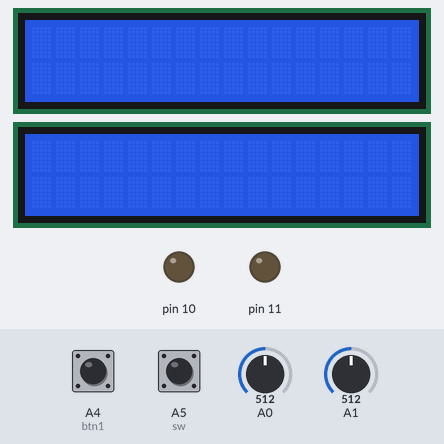
Recording of a sketch running on a simulated Arduino Uno, built with avr-gcc and run on an emulated ATmega328P. On the bench: 2 × 16×2 character LCD, output pins drawn as LEDs (lit = HIGH). The test bench sets the inputs (shaded band); at power-on: A4 (btn1) HIGH, A5 (sw) LOW, A0 = 512, A1 = 512.

Above: at 1.3 s.
1.4 s: A4 (btn1) pulled LOW for 1 s
At 1.55 s:
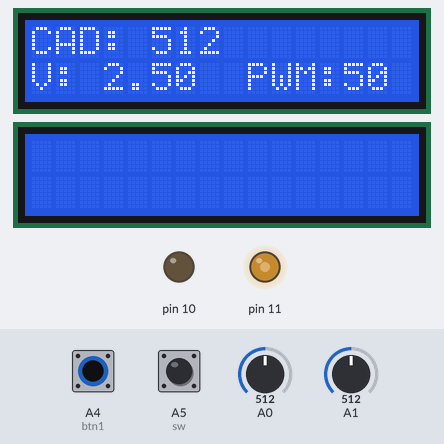
3.9 s: A5 (sw) pulled HIGH for 3.2 s
At 4.05 s:
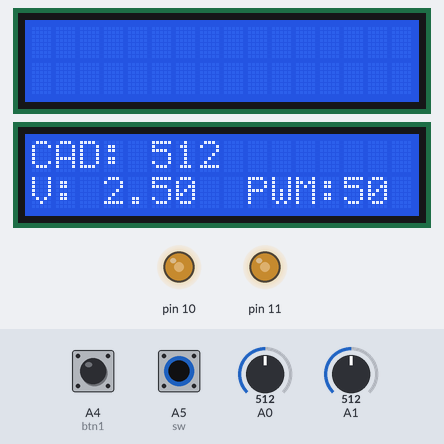
8.6 s: A4 (btn1) pulled LOW for 0.15 s
At 8.75 s:
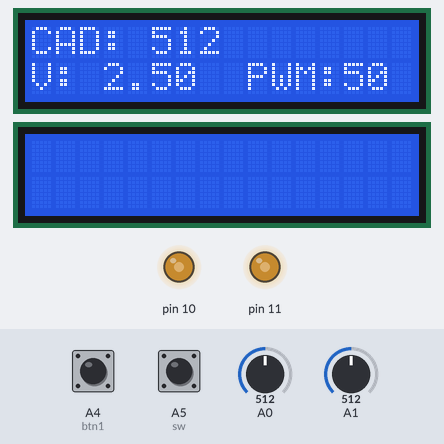
10.4 s: A4 (btn1) pulled LOW for 3.2 s
Timing chart, 0 to 13.4 s (numbered marks = the images above; inputs shaded):
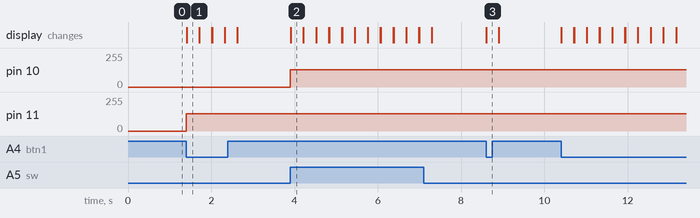

Measured:
- after the input at 1.4 s, pin 11: 0/255 → 128/255 at once; the display: changes at once (image 1)
- after the input at 3.9 s, pin 10: 0/255 → 128/255 at once; the display: changes at once (image 2)
- after the input at 8.6 s, the display: changes at once (image 3)

The sketch:

Martinez_Juan_DEBER_4.1_SE.ino
```cpp
/*
 * CAPITULO IV: PERIFERICOS ESPECIALES
 * DEBER 4.1 : DAD Y PWM
 * OBJETIVO: Realizar lecturas de conversor analogo digital para determinar la velocidad de dos motor en DC, mediante una LCD para cada motor.
 * NOMBRE: Juan Diego Martinez
 *
 *
 */
#include <LiquidCrystal.h>
const int btn1=A4;                      // creacion del boton
LiquidCrystal lcd1(13,12,5,4,3,2);      //Seleccion de pines para LCD.
int conversor1;                         //Variable para adquirir datos del conversor entre 0-1023.
float voltaje1;                         //Variable de conversion de conversor a voltaje.
int  dutty1;

const int sw=A5;                        // creacion del boton
LiquidCrystal lcd2(A2,A3,9,8,7,6);      //Seleccion de pines para LCD.
int conversor2;                         //Variable para adquirir datos del conversor entre 0-1023.
float voltaje2;                         //Variable de conversion de conversor a voltaje.
int  dutty2;

void setup() {
  lcd1.begin(16,2);                      //Inicializa la LCD.
  lcd2.begin(16,2);                      //Inicializa la LCD.
  pinMode(btn1,INPUT);                   // define al boton como entrada
  pinMode(sw,INPUT);

}

void loop() {
  if(digitalRead(btn1)==LOW)
  {
      conversor1=analogRead(A0);              //Lectura del canal A0-0-14
      voltaje1=(conversor1*5.0)/1023.0;       //Conversor de voltaje.
      dutty1=conversor1/4;                    //Cambio la escala para el dutty cicle.
      analogWrite(11,dutty1);                 //Envio de valor al pin 11.
      lcd1.setCursor(0,0);                    // posicin del cursor en la LCD
      lcd1.print("CAD: " );                   // mensaje de salida
      lcd1.setCursor(5,0);                    // posicin del cursor en la LCD
      lcd1.print(conversor1);                 // muestra el resultado del conversor
      lcd1.setCursor(0,1);                    // posicin del cursor en la LCD
      lcd1.print("V: ");                      // mensaje de salida
      lcd1.setCursor(3,1);                    // posicin del cursor en la LCD
      lcd1.print(voltaje1);                   // muestra el resultado del voltaje
      lcd1.setCursor(9,1);                    // posicin del cursor en la LCD
      lcd1.print("PWM: ");                    // mensaje de salida
      lcd1.setCursor(13,1);                   // posicin del cursor en la LCD
      lcd1.print((dutty1*100)/255);           // realiza la regla de tres
      delay(300);
      lcd1.clear();                           // limpia pantalla
  }else{
    lcd1.clear();
  }

  // otro
  if(digitalRead(sw)==HIGH)
  {
      conversor2=analogRead(A1);              //Lectura del canal A0-0-14
      voltaje2=(conversor2*5.0)/1023.0;       //Conversor de voltaje.
      dutty2=conversor2/4;                    //Cambio la escala para el dutty cicle.
      analogWrite(10,dutty2);                 //Envio de valor al pin 11.
      lcd2.setCursor(0,0);                    // posicin del cursor en la LCD
      lcd2.print("CAD: " );                   // mensaje de salida
      lcd2.setCursor(5,0);                    // posicion del cursor en la LCD
      lcd2.print(conversor2);                 // muestra el resultado del conversor
      lcd2.setCursor(0,1);                    // posicion del cursor en la LCD
      lcd2.print("V: ");                      // mensaje de salida
      lcd2.setCursor(3,1);                    // posicion del cursor en la LCD
      lcd2.print(voltaje2);                   // muestra el resultado del voltaje
      lcd2.setCursor(9,1);                    // posicion del cursor en la LCD
      lcd2.print("PWM: ");                    // mensaje de salida
      lcd2.setCursor(13,1);                   // posicion del cursor en la LCD
      lcd2.print((dutty2*100)/255);           // realiza la regla de tres
      delay(300);
      lcd2.clear();                           // limpia pantalla
  }
}
```
